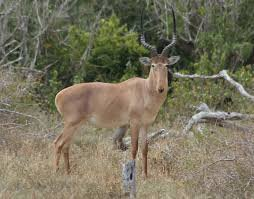
#> input picture animals/antelope/17ddf07f85.jpg, 254 x 199 px, found by its file name; its folder holds only this picture in this run
$ python input_generator.py
#> lines starting #> are read from the running program, lines starting #| are printed output that depends on the picture; after the words box and inside, x2 and y2 are one past the last pixel; in counts of white or black regions, pixels touching at a corner belong together
import os, cv2, random
import pyttsx3

# Generates input image which is a square bob at center of image with 1/4 size
def generate_input_image1(ing):
    img_size = img.shape[0]
    x1=y1=int(img_size/4)
    x2=y2=int(img_size*3/4)
    img[x1:x2, y1:y2] = (255, 255, 255)
    return img


# Generates input image which is randomly generated lines and spots
def generate_input_image2(img):
    # SIRF algorithm to detect key points in the image
    print(img.shape)
    features = cv2.SIFT_create()
    keypoints = features.detect(img, None)
    # Choose top 50 and bottom 50 keypoints
    keypoints1 = sorted(keypoints, key=lambda x: -x.response)[:min(50, len(keypoints))]
    keypoints2 = sorted(keypoints, key=lambda x: x.response)[:min(50, len(keypoints))]
    # Randomly choose 3 keypoints from each set
    keypoints1 = random.sample(keypoints1, 3)
    keypoints2 = random.sample(keypoints2, 3)

    # between every two keypoints draw a line
    for i in range(len(keypoints1)):
        for j in range(len(keypoints2)):
            x1, y1 = keypoints1[i].pt
            x2, y2 = keypoints2[j].pt
            x1 = int(x1)
            y1 = int(y1)
            x2 = int(x2)
            y2 = int(y2)
            cv2.line(img, (x1, y1), (x2, y2), (255, 255, 255), random.randint(1,8))


    ####
    # Add random white spots to the image
    min_num_spots, max_num_spots = 2, 5
    min_spot_size, max_spot_size = 10, 25
    for _ in range(random.randint(min_num_spots, max_num_spots)):
        spot_size = random.randint(min_spot_size, max_spot_size)
        spot_x = random.randint(0, 256 - spot_size)
        spot_y = random.randint(0, 256 - spot_size)
        color = (255, 255, 255)  # White color in RGB format
        if random.choice([0,1]) == 1:
            # rectangle
            img[spot_y:spot_y + spot_size, spot_x:spot_x + spot_size] = color
        else:
            # circle
            cv2.circle(img, (spot_x, spot_y), spot_size, color, thickness=-1)

    return img

if __name__ == "__main__":
    image_dir = "../animals/animals"
    output_dir = "../animals/input_animals"
    # If output directory does not exist, create it
    engine = pyttsx3.init()

    # AUDIO MESSAGES
    engine.say("Generation starts")
    engine.runAndWait()


    if not os.path.exists(output_dir):
        os.makedirs(output_dir)
    for subdir in os.listdir(image_dir):
        # If output subdirectory does not exist, create it
        if not os.path.exists(os.path.join(output_dir, subdir)):
            os.makedirs(os.path.join(output_dir, subdir))
        for image in os.listdir(os.path.join(image_dir, subdir)):
            img = cv2.imread(os.path.join(image_dir, subdir, image))
#> img is the input picture: shape (199, 254, 3); mean B, G, R 92.8, 114.2, 119.4
            shape = img.shape
#> shape = (199, 254, 3)
            img = cv2.resize(img, (256, 256))
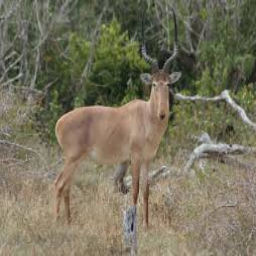
#> img: shape (256, 256, 3); mean B, G, R 92.6, 114.1, 119.2
            output = generate_input_image2(img)
#| (256, 256, 3)
#> in generate_input_image2, `keypoints = features.detect(img, None)`: keypoints = 926 keypoints; strongest (x, y, size): (226, 94, 5.4), (230, 100, 3.4), (216, 98, 2.9), (193, 98, 2.4)
#> in generate_input_image2, `keypoints1 = sorted(keypoints, key=lambda x: -x.response)[:min(50, len..`: keypoints1 = 50 keypoints; strongest (x, y, size): (226, 94, 5.4), (230, 100, 3.4), (216, 98, 2.9), (193, 98, 2.4)
#> in generate_input_image2, `keypoints2 = sorted(keypoints, key=lambda x: x.response)[:min(50, len(..`: keypoints2 = 50 keypoints; strongest (x, y, size): (209, 196, 2.2), (102, 194, 2.6), (111, 177, 1.9), (50, 11, 2)
#> in generate_input_image2, `keypoints1 = random.sample(keypoints1, 3)`: keypoints1 = 3 keypoints; (x, y, size): (172, 101, 6.1), (135, 202, 2.5), (71, 108, 4)
#> in generate_input_image2, `keypoints2 = random.sample(keypoints2, 3)`: keypoints2 = 3 keypoints; (x, y, size): (22, 131, 2.2), (76, 61, 1.9), (162, 111, 2)
#> the loop in generate_input_image2, `for i in range(len(keypoints1)):` made 3 passes
#> after the loop in generate_input_image2, `for i in range(len(keypoints1)):`:
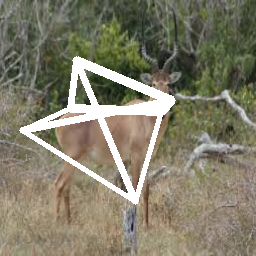
#> img: shape (256, 256, 3); 7.75% of pixels changed, all inside (x1, y1, x2, y2) = (19, 56, 176, 205)
#> the loop in generate_input_image2, `for _ in range(random.randint(min_num_spots, max_num_spots)):` made 2 passes
#> (spot_size, spot_x, spot_y) on passes 1 to 2: (18, 232, 136), (19, 25, 186)
#> after the loop in generate_input_image2, `for _ in range(random.randint(min_num_spots, max_num_spots)):`:
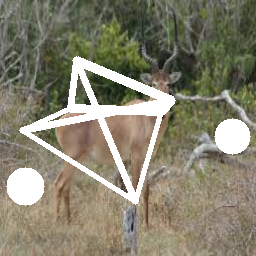
#> img: shape (256, 256, 3); 3.26% of pixels changed, all inside (x1, y1, x2, y2) = (6, 118, 251, 206)
            # reshape to original size
            output = cv2.resize(output, (shape[1], shape[0]))
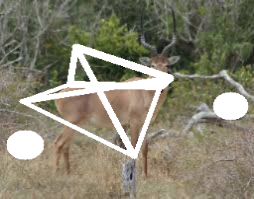
#> output: shape (199, 254, 3); mean B, G, R 110.2, 129.3, 133.3
            cv2.imwrite(os.path.join(output_dir, subdir, image), output)
        print("Done with", subdir)
        # AUDIO MESSAGES
        engine.say("Done with "+subdir)
        engine.runAndWait()
#> pass 2 of the loop `for subdir in os.listdir(image_dir):`:
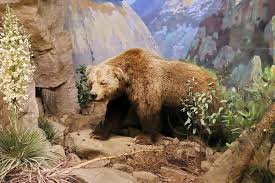
#> input picture animals/bear/0f61069510.jpg, 275 x 183 px, found by its file name
#> img is the input picture: shape (183, 275, 3); mean B, G, R 98.8, 118.5, 137.4
#| (256, 256, 3)
#> keypoints = 900 keypoints; strongest (x, y, size): (175, 169, 3), (175, 159, 2.5), (181, 185, 2), (189, 172, 2.8)
#> in generate_input_image2 (call 2), `keypoints1 = sorted(keypoints, key=lambda x: -x.response)[:min(50, len..`: keypoints1 = 50 keypoints; strongest (x, y, size): (175, 169, 3), (175, 159, 2.5), (181, 185, 2), (189, 172, 2.8)
#> in generate_input_image2 (call 2), `keypoints2 = sorted(keypoints, key=lambda x: x.response)[:min(50, len(..`: keypoints2 = 50 keypoints; strongest (x, y, size): (33, 25, 4.3), (58, 38, 1.9), (122, 8, 2), (169, 66, 2.4)
#> in generate_input_image2 (call 2), `keypoints1 = random.sample(keypoints1, 3)`: keypoints1 = 3 keypoints; (x, y, size): (94, 117, 2.6), (10, 145, 1.9), (76, 101, 2.2)
#> in generate_input_image2 (call 2), `keypoints2 = random.sample(keypoints2, 3)`: keypoints2 = 3 keypoints; (x, y, size): (142, 48, 2.4), (126, 90, 2.3), (181, 54, 2)
#> the loop in generate_input_image2 (call 2), `for i in range(len(keypoints1)):` made 3 passes
#> after the loop in generate_input_image2 (call 2), `for i in range(len(keypoints1)):`:
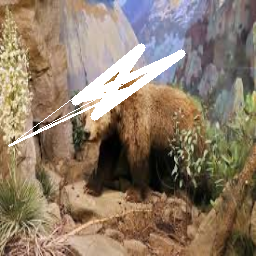
#> img: shape (256, 256, 3); mean B, G, R 104.8, 123.6, 141.4
#> the loop in generate_input_image2 (call 2), `for _ in range(random.randint(min_num_spots, max_num_spots)):` made 5 passes
#> (spot_size, spot_x, spot_y) on passes 1 to 5: (10, 156, 126), (17, 186, 83), (16, 234, 145), (17, 205, 36), (12, 20, 81)
#> `output = cv2.resize(output, (shape[1], shape[0]))`:
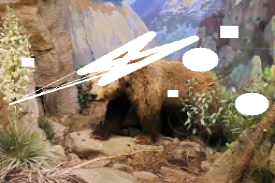
#> output: shape (183, 275, 3); mean B, G, R 110, 128.2, 145.8
#> (the run stopped early here; a loop or call above may not have finished)
